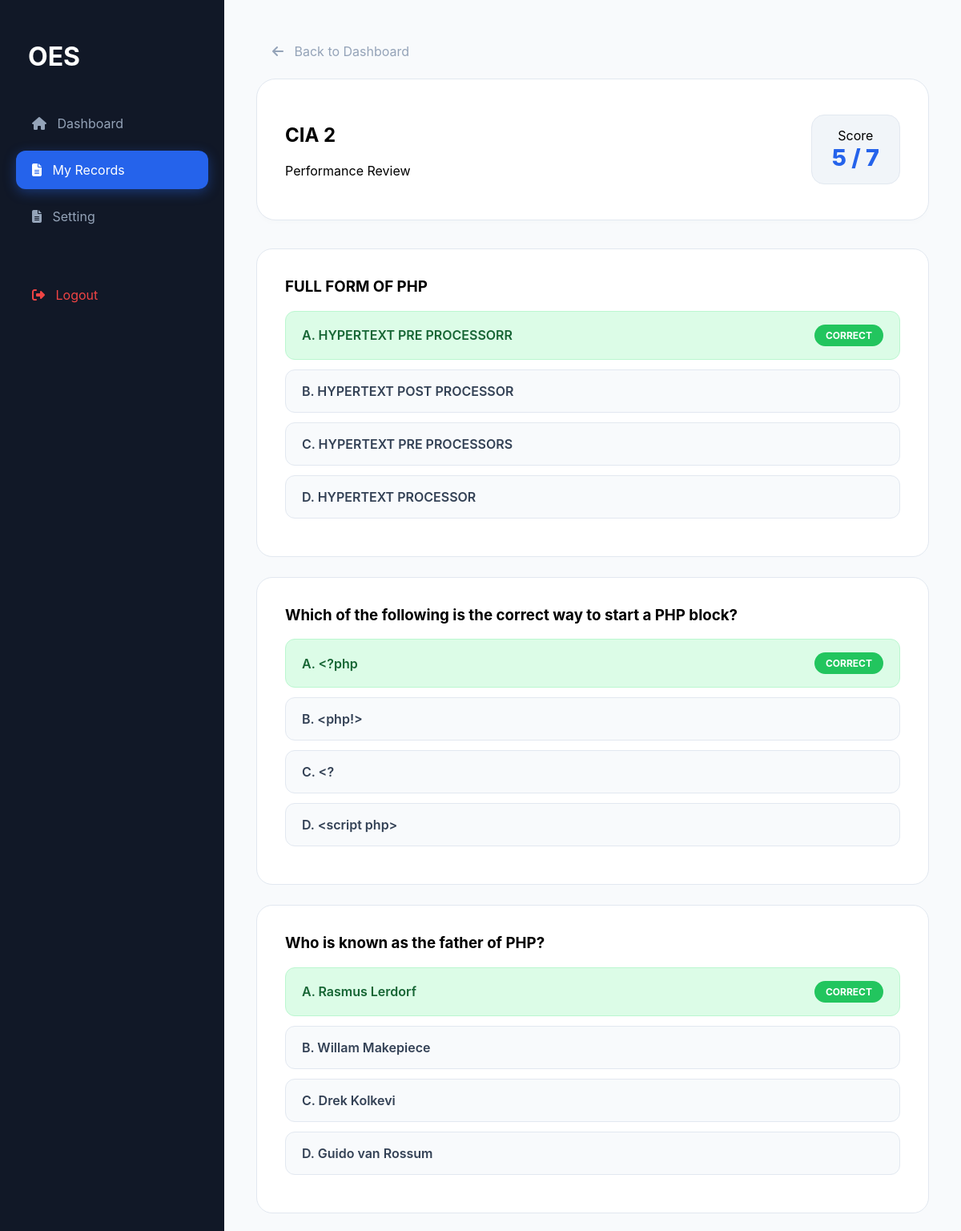
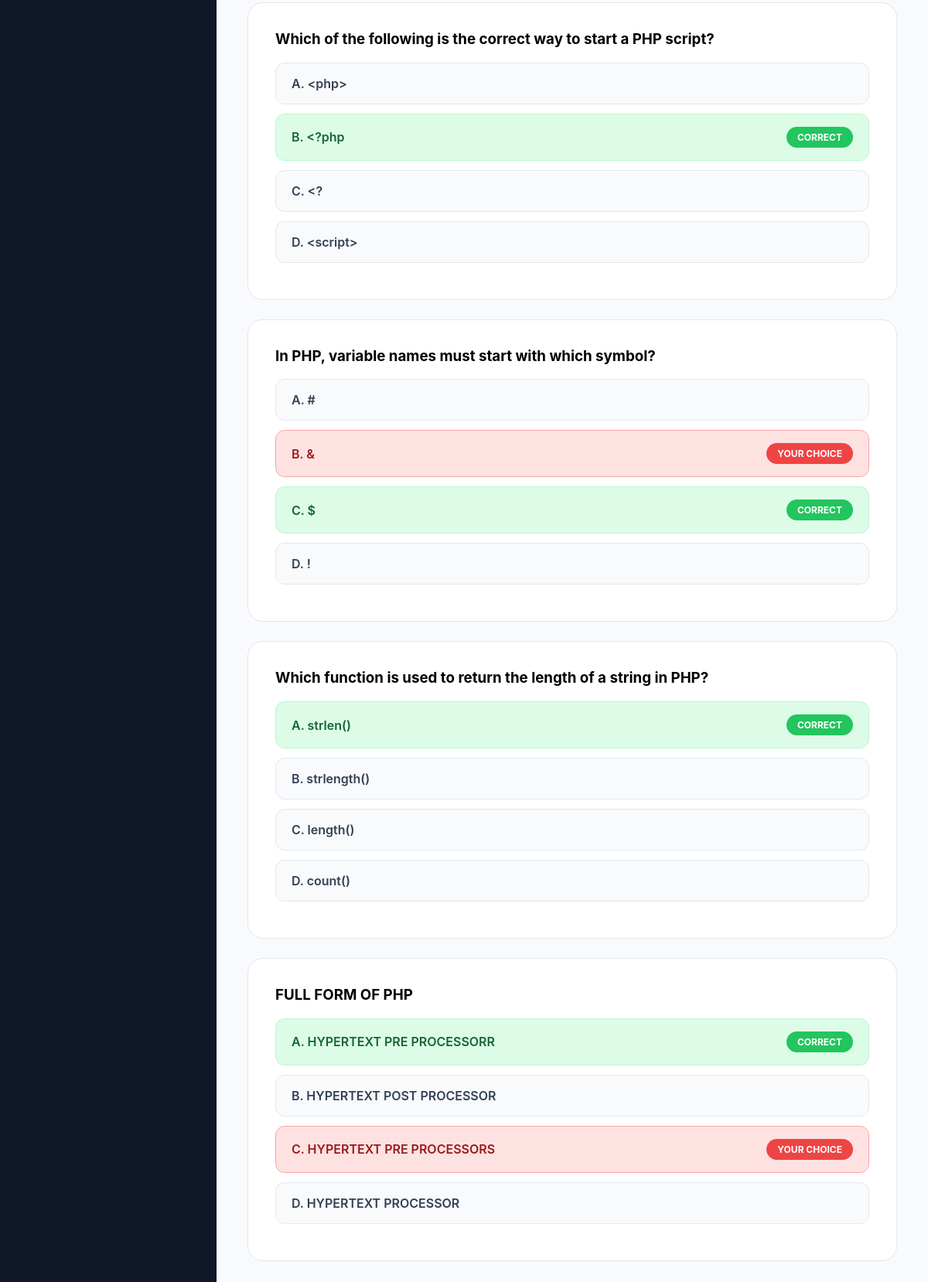
Screenshot of /solution.php?result_id=75 (signed in) with the database file from the repository (2 pictures, top to bottom).
### tables this page shows
CREATE TABLE `results` (
  `id` int(11) NOT NULL,
  `student_name` varchar(255) DEFAULT NULL,
  `user_id` int(11) NOT NULL,
  `exam_id` int(11) NOT NULL,
  `answers_json` text DEFAULT NULL,
  `score` int(11) NOT NULL,
  `time_spent_minutes` int(11) DEFAULT 0,
  `date_taken` datetime DEFAULT current_timestamp(),
  `status` varchar(20) DEFAULT 'in-progress',
  `time_spent` int(11) DEFAULT 0
);

CREATE TABLE `exams` (
  `id` int(11) NOT NULL,
  `exam_title` varchar(255) NOT NULL,
  `total_questions` int(10) NOT NULL,
  `duration_mins` int(11) DEFAULT NULL,
  `duration` int(11) NOT NULL DEFAULT 0,
  `status` enum('Active','Inactive') DEFAULT 'Active'
);

CREATE TABLE `questions` (
  `id` int(11) NOT NULL,
  `exam_id` int(11) DEFAULT NULL,
  `question_text` text DEFAULT NULL,
  `option_a` varchar(255) DEFAULT NULL,
  `option_b` varchar(255) DEFAULT NULL,
  `option_c` varchar(255) DEFAULT NULL,
  `option_d` varchar(255) DEFAULT NULL,
  `correct_option` char(1) DEFAULT NULL
);

### solution.php (the view, shortened to what this page needs)
<?php
require_once 'db_config.php';
$user_id = $_SESSION['user_id'];
$result_id = intval($_GET['result_id']);
$stmt = $pdo->prepare("SELECT r.*, e.exam_title, e.id as exam_id FROM results r JOIN exams e ON r.exam_id = e.id WHERE r.id = ? AND r.user_id = ?");
$stmt->execute([$result_id, $user_id]);
$result_data = $stmt->fetch();
$questions = $pdo->prepare("SELECT * FROM questions WHERE exam_id = ?");
$questions->execute([$result_data['exam_id']]);
$all_questions = $questions->fetchAll(PDO::FETCH_ASSOC);
$student_answers = [];
$ans_stmt = $pdo->prepare("SELECT question_id, selected_option FROM student_answers WHERE result_id = ?");
$ans_stmt->execute([$result_id]);
foreach ($ans_stmt->fetchAll() as $row) {
    $map = ['1'=>'A', '2'=>'B', '3'=>'C', '4'=>'D'];
    $val = trim($row['selected_option']);
    $student_answers[$row['question_id']] = isset($map[$val]) ? $map[$val] : strtoupper($val);
}
$score = 0;
foreach ($all_questions as $q) {
    if (isset($student_answers[$q['id']]) && $student_answers[$q['id']] === strtoupper(trim($q['correct_option']))) {
        $score++;
    }
}
?>
<!DOCTYPE html>
<html lang="en">
<head>
    <link rel="stylesheet" href="https://cdnjs.cloudflare.com/ajax/libs/font-awesome/6.4.0/css/all.min.css">
</head>
<body>
<div class="sidebar">
    <h1 style="margin-bottom: 40px; padding-left: 15px;">OES</h1>
    <a href="index.php" class="nav-tab"><i class="fas fa-home"></i>&nbsp;&nbsp; Dashboard</a>
    <a href="index.php" class="nav-tab active"><i class="fas fa-file-alt"></i>&nbsp;&nbsp; My Records</a>
    <a href="index.php" class="nav-tab"><i class="fas fa-file-alt"></i>&nbsp;&nbsp; Setting</a>
    <a href="logout.php" class="nav-tab" style="color: #ef4444; margin-top: 50px;"><i class="fas fa-sign-out-alt"></i>&nbsp;&nbsp; Logout</a>
</div>
<div class="main-content">
<a href="index.php" class="nav-tab"><i class="fas fa-arrow-left"></i>&nbsp;&nbsp; Back to Dashboard</a>
    <div class="review-banner">
        <div>
            <h2><?= htmlspecialchars($result_data['exam_title']) ?></h2>
            <p>Performance Review</p>
        </div>
        <div class="score-badge-box">
            <span>Score</span>
            <h3><?= $score ?> / <?= count($all_questions) ?></h3>
        </div>
    </div>
    <?php foreach($all_questions as $q):
        $user_ans = $student_answers[$q['id']] ?? '';
        $correct = strtoupper(trim($q['correct_option']));
    ?>
    <div class="question-block">
        <h3 style="margin-top:0;"><?= htmlspecialchars($q['question_text']) ?></h3>
        <?php foreach(['A'=>'option_a', 'B'=>'option_b', 'C'=>'option_c', 'D'=>'option_d'] as $key => $col):
            $is_correct = ($key === $correct);
            $is_user = ($key === $user_ans);
            $class = $is_correct ? 'correct-green' : ($is_user ? 'wrong-red' : '');
        ?>
        <div class="option-row <?= $class ?>">
            <span><?= $key ?>. <?= htmlspecialchars($q[$col]) ?></span>
            <?php if($is_correct): ?><span class="badge-status" style="background:#22c55e; color:white;">Correct</span><?php endif; ?>
            <?php if($is_user && !$is_correct): ?><span class="badge-status" style="background:#ef4444; color:white;">Your Choice</span><?php endif; ?>
        </div>
        <?php endforeach; ?>
    </div>
    <?php endforeach; ?>
</div>
</body>
</html>

### solution.php (style rules this page uses)
:root { --sidebar-bg: #111827; --primary: #2563eb; --bg: #f8fafc; }
body { margin: 0; font-family: 'Inter', sans-serif; display: flex; background: var(--bg); height: 100vh; overflow: hidden; }
.sidebar { width: 280px; background: var(--sidebar-bg); height: 100vh; padding: 30px 20px; color: white; flex-shrink: 0; box-sizing: border-box; }
.nav-tab { display: flex; align-items: center; padding: 14px 20px; border-radius: 12px; color: #94a3b8; text-decoration: none; margin-bottom: 10px; cursor: pointer; transition: all 0.3s ease; }
.nav-tab.active { background: var(--primary); color: white; box-shadow: 0 4px 15px rgba(37, 99, 235, 0.4); }
.main-content { flex: 1; padding: 40px; overflow-y: auto; }
.review-banner { background: white; padding: 35px; border-radius: 24px; border: 1px solid #e2e8f0; margin-bottom: 35px; display: flex; justify-content: space-between; align-items: center; box-shadow: 0 4px 6px rgba(0,0,0,0.01); }
.score-badge-box { background: #f1f5f9; padding: 15px 25px; border-radius: 16px; text-align: center; border: 1px solid #e2e8f0; }
.score-badge-box h3 { margin: 0; font-size: 1.8rem; color: var(--primary); font-weight: 800; }
.question-block { background: white; padding: 35px; border-radius: 20px; border: 1px solid #e2e8f0; margin-bottom: 25px; }
.option-row { display: flex; justify-content: space-between; align-items: center; padding: 16px 20px; border-radius: 12px; margin-bottom: 12px; background: #f8fafc; border: 1px solid #e2e8f0; font-weight: 600; color: #334155; }
.correct-green { background: #dcfce7 !important; border-color: #bbf7d0 !important; color: #166534 !important; }
.wrong-red { background: #fee2e2 !important; border-color: #fca5a5 !important; color: #991b1b !important; }
.badge-status { font-size: 0.75rem; font-weight: 700; padding: 6px 14px; border-radius: 20px; text-transform: uppercase; }

### rows the page displays
results: exam.exam_title "CIA 2"
questions: question_text "FULL FORM OF PHP", key "A", option_a "HYPERTEXT PRE PROCESSORR", correct_option "CORRECT", key "B", option_b "HYPERTEXT POST PROCESSOR", key "C", option_c "HYPERTEXT PRE PROCESSORS", key "D", option_d "HYPERTEXT PROCESSOR"
questions: question_text "Which of the following is the correct way to start a PHP block?", key "A", option_a "<?php", correct_option "CORRECT", key "B", option_b "<php!>", key "C", option_c "<?", key "D", option_d "<script php>"
questions: question_text "Who is known as the father of PHP?", key "A", option_a "Rasmus Lerdorf", correct_option "CORRECT", key "B", option_b "Willam Makepiece", key "C", option_c "Drek Kolkevi", key "D", option_d "Guido van Rossum"
questions: question_text "Which of the following is the correct way to start a PHP script?", key "A", option_a "<php>", key "B", option_b "<?php", correct_option "CORRECT", key "C", option_c "<?", key "D", option_d "<script>"
questions: question_text "In PHP, variable names must start with which symbol?", key "A", option_a "#", key "B", option_b "&", correct_option "YOUR CHOICE", key "C", option_c "$", key "D", option_d "!"
questions: question_text "Which function is used to return the length of a string in PHP?", key "A", option_a "strlen()", correct_option "CORRECT", key "B", option_b "strlength()", key "C", option_c "length()", key "D", option_d "count()"
questions: question_text "FULL FORM OF PHP", key "A", option_a "HYPERTEXT PRE PROCESSORR", correct_option "CORRECT", key "B", option_b "HYPERTEXT POST PROCESSOR", key "C", option_c "HYPERTEXT PRE PROCESSORS", key "D", option_d "HYPERTEXT PROCESSOR"

### other values shown
$score "5"
count($all_questions) "7"
